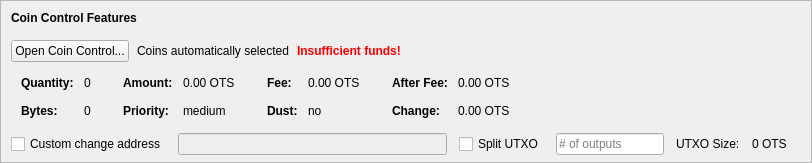
    <widget class="QFrame" name="frameCoinControl">
     <property name="sizePolicy">
      <sizepolicy hsizetype="Expanding" vsizetype="Expanding">
       <horstretch>0</horstretch>
       <verstretch>0</verstretch>
      </sizepolicy>
     </property>
     <property name="maximumSize">
      <size>
       <width>16777215</width>
       <height>16777215</height>
      </size>
     </property>
     <property name="frameShape">
      <enum>QFrame::StyledPanel</enum>
     </property>
     <property name="frameShadow">
      <enum>QFrame::Sunken</enum>
     </property>
     <layout class="QVBoxLayout" name="verticalLayoutCoinControl2">
      <property name="spacing">
       <number>0</number>
      </property>
      <property name="leftMargin">
       <number>0</number>
      </property>
      <property name="topMargin">
       <number>0</number>
      </property>
      <property name="rightMargin">
       <number>0</number>
      </property>
      <property name="bottomMargin">
       <number>6</number>
      </property>
      <item>
       <layout class="QVBoxLayout" name="verticalLayoutCoinControl" stretch="0,0,0,0,1">
        <property name="spacing">
         <number>0</number>
        </property>
        <property name="leftMargin">
         <number>10</number>
        </property>
        <property name="topMargin">
         <number>10</number>
        </property>
        <item>
         <layout class="QHBoxLayout" name="horizontalLayoutCoinControl1">
          <property name="bottomMargin">
           <number>15</number>
          </property>
          <item>
           <widget class="QLabel" name="labelCoinControlFeatures">
            <property name="sizePolicy">
             <sizepolicy hsizetype="Preferred" vsizetype="Maximum">
              <horstretch>0</horstretch>
              <verstretch>0</verstretch>
             </sizepolicy>
            </property>
            <property name="font">
             <font>
              <weight>75</weight>
              <bold>true</bold>
             </font>
            </property>
            <property name="styleSheet">
             <string notr="true">font-weight:bold;</string>
            </property>
            <property name="text">
             <string>Coin Control Features</string>
            </property>
           </widget>
          </item>
         </layout>
        </item>
        <item>
         <layout class="QHBoxLayout" name="horizontalLayoutCoinControl2" stretch="0,0,0,0">
          <property name="spacing">
           <number>8</number>
          </property>
          <property name="bottomMargin">
           <number>10</number>
          </property>
          <item>
           <widget class="QPushButton" name="pushButtonCoinControl">
            <property name="styleSheet">
             <string notr="true"/>
            </property>
            <property name="text">
             <string>Open Coin Control...</string>
            </property>
            <property name="autoDefault">
             <bool>false</bool>
            </property>
           </widget>
          </item>
          <item>
           <widget class="QLabel" name="labelCoinControlAutomaticallySelected">
            <property name="text">
             <string>Coins automatically selected</string>
            </property>
            <property name="margin">
             <number>5</number>
            </property>
           </widget>
          </item>
          <item>
           <widget class="QLabel" name="labelCoinControlInsuffFunds">
            <property name="font">
             <font>
              <weight>75</weight>
              <bold>true</bold>
             </font>
            </property>
            <property name="styleSheet">
             <string notr="true">color:red;font-weight:bold;</string>
            </property>
            <property name="text">
             <string>Insufficient funds!</string>
            </property>
            <property name="margin">
             <number>5</number>
            </property>
           </widget>
          </item>
          <item>
           <spacer name="horizontalSpacerCoinControl">
            <property name="orientation">
             <enum>Qt::Horizontal</enum>
            </property>
            <property name="sizeHint" stdset="0">
             <size>
              <width>40</width>
              <height>1</height>
             </size>
            </property>
           </spacer>
          </item>
         </layout>
        </item>
        <item>
         <widget class="QWidget" name="widgetCoinControl" native="true">
          <property name="sizePolicy">
           <sizepolicy hsizetype="Preferred" vsizetype="Preferred">
            <horstretch>0</horstretch>
            <verstretch>0</verstretch>
           </sizepolicy>
          </property>
          <property name="minimumSize">
           <size>
            <width>0</width>
            <height>0</height>
           </size>
          </property>
          <property name="styleSheet">
           <string notr="true"/>
          </property>
          <layout class="QHBoxLayout" name="horizontalLayoutCoinControl5">
           <property name="leftMargin">
            <number>0</number>
           </property>
           <property name="topMargin">
            <number>0</number>
           </property>
           <property name="rightMargin">
            <number>0</number>
           </property>
           <property name="bottomMargin">
            <number>0</number>
           </property>
           <item>
            <layout class="QHBoxLayout" name="horizontalLayoutCoinControl3" stretch="0,0,0,1">
             <property name="spacing">
              <number>20</number>
             </property>
             <property name="topMargin">
              <number>0</number>
             </property>
             <property name="bottomMargin">
              <number>10</number>
             </property>
             <item>
              <layout class="QFormLayout" name="formLayoutCoinControl1">
               <property name="horizontalSpacing">
                <number>10</number>
               </property>
               <property name="verticalSpacing">
                <number>14</number>
               </property>
               <property name="leftMargin">
                <number>10</number>
               </property>
               <property name="topMargin">
                <number>4</number>
               </property>
               <property name="rightMargin">
                <number>6</number>
               </property>
               <item row="0" column="0">
                <widget class="QLabel" name="labelCoinControlQuantityText">
                 <property name="font">
                  <font>
                   <weight>75</weight>
                   <bold>true</bold>
                  </font>
                 </property>
                 <property name="text">
                  <string>Quantity:</string>
                 </property>
                 <property name="margin">
                  <number>0</number>
                 </property>
                </widget>
               </item>
               <item row="0" column="1">
                <widget class="QLabel" name="labelCoinControlQuantity">
                 <property name="cursor">
                  <cursorShape>IBeamCursor</cursorShape>
                 </property>
                 <property name="contextMenuPolicy">
                  <enum>Qt::ActionsContextMenu</enum>
                 </property>
                 <property name="text">
                  <string notr="true">0</string>
                 </property>
                 <property name="margin">
                  <number>0</number>
                 </property>
                 <property name="textInteractionFlags">
                  <set>Qt::LinksAccessibleByMouse|Qt::TextSelectableByKeyboard|Qt::TextSelectableByMouse</set>
                 </property>
                </widget>
               </item>
               <item row="1" column="0">
                <widget class="QLabel" name="labelCoinControlBytesText">
                 <property name="font">
                  <font>
                   <weight>75</weight>
                   <bold>true</bold>
                  </font>
                 </property>
                 <property name="text">
                  <string>Bytes:</string>
                 </property>
                </widget>
               </item>
               <item row="1" column="1">
                <widget class="QLabel" name="labelCoinControlBytes">
                 <property name="cursor">
                  <cursorShape>IBeamCursor</cursorShape>
                 </property>
                 <property name="contextMenuPolicy">
                  <enum>Qt::ActionsContextMenu</enum>
                 </property>
                 <property name="text">
                  <string notr="true">0</string>
                 </property>
                 <property name="textInteractionFlags">
                  <set>Qt::LinksAccessibleByMouse|Qt::TextSelectableByKeyboard|Qt::TextSelectableByMouse</set>
                 </property>
                </widget>
               </item>
              </layout>
             </item>
             <item>
              <layout class="QFormLayout" name="formLayoutCoinControl2">
               <property name="horizontalSpacing">
                <number>10</number>
               </property>
               <property name="verticalSpacing">
                <number>14</number>
               </property>
               <property name="leftMargin">
                <number>6</number>
               </property>
               <property name="topMargin">
                <number>4</number>
               </property>
               <property name="rightMargin">
                <number>6</number>
               </property>
               <item row="0" column="0">
                <widget class="QLabel" name="labelCoinControlAmountText">
                 <property name="font">
                  <font>
                   <weight>75</weight>
                   <bold>true</bold>
                  </font>
                 </property>
                 <property name="text">
                  <string>Amount:</string>
                 </property>
                 <property name="margin">
                  <number>0</number>
                 </property>
                </widget>
               </item>
               <item row="0" column="1">
                <widget class="QLabel" name="labelCoinControlAmount">
                 <property name="cursor">
                  <cursorShape>IBeamCursor</cursorShape>
                 </property>
                 <property name="contextMenuPolicy">
                  <enum>Qt::ActionsContextMenu</enum>
                 </property>
                 <property name="text">
                  <string notr="true">0.00 OTS</string>
                 </property>
                 <property name="textInteractionFlags">
                  <set>Qt::LinksAccessibleByMouse|Qt::TextSelectableByKeyboard|Qt::TextSelectableByMouse</set>
                 </property>
                </widget>
               </item>
               <item row="1" column="0">
                <widget class="QLabel" name="labelCoinControlPriorityText">
                 <property name="font">
                  <font>
                   <weight>75</weight>
                   <bold>true</bold>
                  </font>
                 </property>
                 <property name="text">
                  <string>Priority:</string>
                 </property>
                </widget>
               </item>
               <item row="1" column="1">
                <widget class="QLabel" name="labelCoinControlPriority">
                 <property name="cursor">
                  <cursorShape>IBeamCursor</cursorShape>
                 </property>
                 <property name="contextMenuPolicy">
                  <enum>Qt::ActionsContextMenu</enum>
                 </property>
                 <property name="text">
                  <string>medium</string>
                 </property>
                 <property name="textInteractionFlags">
                  <set>Qt::LinksAccessibleByMouse|Qt::TextSelectableByKeyboard|Qt::TextSelectableByMouse</set>
                 </property>
                </widget>
               </item>
              </layout>
             </item>
             <item>
              <layout class="QFormLayout" name="formLayoutCoinControl3">
               <property name="horizontalSpacing">
                <number>10</number>
               </property>
               <property name="verticalSpacing">
                <number>14</number>
               </property>
               <property name="leftMargin">
                <number>6</number>
               </property>
               <property name="topMargin">
                <number>4</number>
               </property>
               <property name="rightMargin">
                <number>6</number>
               </property>
               <item row="0" column="0">
                <widget class="QLabel" name="labelCoinControlFeeText">
                 <property name="font">
                  <font>
                   <weight>75</weight>
                   <bold>true</bold>
                  </font>
                 </property>
                 <property name="text">
                  <string>Fee:</string>
                 </property>
                 <property name="margin">
                  <number>0</number>
                 </property>
                </widget>
               </item>
               <item row="0" column="1">
                <widget class="QLabel" name="labelCoinControlFee">
                 <property name="cursor">
                  <cursorShape>IBeamCursor</cursorShape>
                 </property>
                 <property name="contextMenuPolicy">
                  <enum>Qt::ActionsContextMenu</enum>
                 </property>
                 <property name="text">
                  <string notr="true">0.00 OTS</string>
                 </property>
                 <property name="textInteractionFlags">
                  <set>Qt::LinksAccessibleByMouse|Qt::TextSelectableByKeyboard|Qt::TextSelectableByMouse</set>
                 </property>
                </widget>
               </item>
               <item row="1" column="0">
                <widget class="QLabel" name="labelCoinControlLowOutputText">
                 <property name="font">
                  <font>
                   <weight>75</weight>
                   <bold>true</bold>
                  </font>
                 </property>
                 <property name="text">
                  <string>Dust:</string>
                 </property>
                </widget>
               </item>
               <item row="1" column="1">
                <widget class="QLabel" name="labelCoinControlLowOutput">
                 <property name="cursor">
                  <cursorShape>IBeamCursor</cursorShape>
                 </property>
                 <property name="contextMenuPolicy">
                  <enum>Qt::ActionsContextMenu</enum>
                 </property>
                 <property name="text">
                  <string>no</string>
                 </property>
                 <property name="textInteractionFlags">
                  <set>Qt::LinksAccessibleByMouse|Qt::TextSelectableByKeyboard|Qt::TextSelectableByMouse</set>
                 </property>
                </widget>
               </item>
              </layout>
             </item>
             <item>
              <layout class="QFormLayout" name="formLayoutCoinControl4">
               <property name="horizontalSpacing">
                <number>10</number>
               </property>
               <property name="verticalSpacing">
                <number>14</number>
               </property>
               <property name="leftMargin">
                <number>6</number>
               </property>
               <property name="topMargin">
                <number>4</number>
               </property>
               <property name="rightMargin">
                <number>6</number>
               </property>
               <item row="0" column="0">
                <widget class="QLabel" name="labelCoinControlAfterFeeText">
                 <property name="font">
                  <font>
                   <weight>75</weight>
                   <bold>true</bold>
                  </font>
                 </property>
                 <property name="text">
                  <string>After Fee:</string>
                 </property>
                 <property name="margin">
                  <number>0</number>
                 </property>
                </widget>
               </item>
               <item row="0" column="1">
                <widget class="QLabel" name="labelCoinControlAfterFee">
                 <property name="cursor">
                  <cursorShape>IBeamCursor</cursorShape>
                 </property>
                 <property name="contextMenuPolicy">
                  <enum>Qt::ActionsContextMenu</enum>
                 </property>
                 <property name="text">
                  <string notr="true">0.00 OTS</string>
                 </property>
                 <property name="textInteractionFlags">
                  <set>Qt::LinksAccessibleByMouse|Qt::TextSelectableByKeyboard|Qt::TextSelectableByMouse</set>
                 </property>
                </widget>
               </item>
               <item row="1" column="0">
                <widget class="QLabel" name="labelCoinControlChangeText">
                 <property name="font">
                  <font>
                   <weight>75</weight>
                   <bold>true</bold>
                  </font>
                 </property>
                 <property name="text">
                  <string>Change:</string>
                 </property>
                </widget>
               </item>
               <item row="1" column="1">
                <widget class="QLabel" name="labelCoinControlChange">
                 <property name="cursor">
                  <cursorShape>IBeamCursor</cursorShape>
                 </property>
                 <property name="contextMenuPolicy">
                  <enum>Qt::ActionsContextMenu</enum>
                 </property>
                 <property name="text">
                  <string notr="true">0.00 OTS</string>
                 </property>
                 <property name="textInteractionFlags">
                  <set>Qt::LinksAccessibleByMouse|Qt::TextSelectableByKeyboard|Qt::TextSelectableByMouse</set>
                 </property>
                </widget>
               </item>
              </layout>
             </item>
            </layout>
           </item>
          </layout>
         </widget>
        </item>
        <item>
         <layout class="QHBoxLayout" name="horizontalLayoutCoinControl4" stretch="0,0,0,0,0,0,0">
          <property name="spacing">
           <number>12</number>
          </property>
          <property name="sizeConstraint">
           <enum>QLayout::SetDefaultConstraint</enum>
          </property>
          <property name="topMargin">
           <number>5</number>
          </property>
          <property name="rightMargin">
           <number>5</number>
          </property>
          <item>
           <widget class="QCheckBox" name="checkBoxCoinControlChange">
            <property name="toolTip">
             <string>If this is activated, but the change address is empty or invalid, change will be sent to a newly generated address.</string>
            </property>
            <property name="text">
             <string>Custom change address</string>
            </property>
           </widget>
          </item>
          <item>
           <widget class="QValidatedLineEdit" name="lineEditCoinControlChange">
            <property name="enabled">
             <bool>false</bool>
            </property>
            <property name="sizePolicy">
             <sizepolicy hsizetype="Expanding" vsizetype="Fixed">
              <horstretch>0</horstretch>
              <verstretch>0</verstretch>
             </sizepolicy>
            </property>
           </widget>
          </item>
          <item>
           <widget class="QCheckBox" name="splitBlockCheckBox">
            <property name="text">
             <string>Split UTXO</string>
            </property>
           </widget>
          </item>
          <item>
           <widget class="QLineEdit" name="splitBlockLineEdit">
            <property name="sizePolicy">
             <sizepolicy hsizetype="Fixed" vsizetype="Fixed">
              <horstretch>50</horstretch>
              <verstretch>0</verstretch>
             </sizepolicy>
            </property>
            <property name="placeholderText">
             <string># of outputs</string>
            </property>
           </widget>
          </item>
          <item>
           <widget class="QLabel" name="labelBlockSizeText">
            <property name="text">
             <string>UTXO Size:</string>
            </property>
           </widget>
          </item>
          <item>
           <widget class="QLabel" name="labelBlockSize">
            <property name="text">
             <string>0 OTS</string>
            </property>
           </widget>
          </item>
          <item>
           <widget class="QLabel" name="labelCoinControlChangeLabel">
            <property name="sizePolicy">
             <sizepolicy hsizetype="Preferred" vsizetype="Expanding">
              <horstretch>0</horstretch>
              <verstretch>0</verstretch>
             </sizepolicy>
            </property>
            <property name="minimumSize">
             <size>
              <width>0</width>
              <height>0</height>
             </size>
            </property>
            <property name="text">
             <string/>
            </property>
            <property name="margin">
             <number>3</number>
            </property>
           </widget>
          </item>
         </layout>
        </item>
        <item>
         <spacer name="verticalSpacerCoinControl">
          <property name="orientation">
           <enum>Qt::Vertical</enum>
          </property>
          <property name="sizeHint" stdset="0">
           <size>
            <width>800</width>
            <height>1</height>
           </size>
          </property>
         </spacer>
        </item>
       </layout>
      </item>
     </layout>
    </widget>
